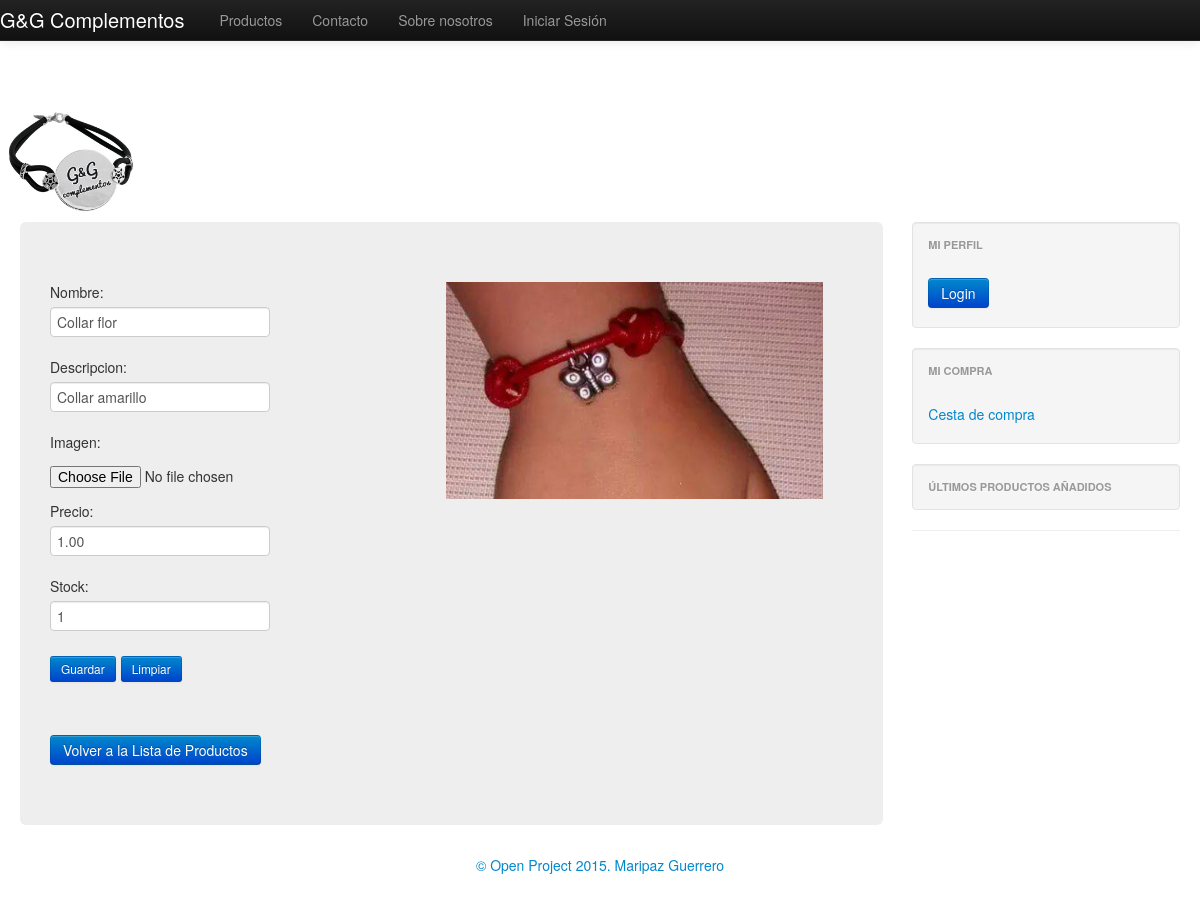
/edit/producto/6/, run on the app's committed database.
### complementos/apps/ventas/models.py (models this page shows, shortened)
class producto(models.Model):
	def url(self,filename):
		ruta = "MultimediaData/Producto/%s/%s"%(self.nombre,str(filename))
		return ruta
	def foto(self):
		return '<a href="/media/%s"><img src="/media/%s" width=50px heigth=50px/></a>'%(self.imagen,self.imagen)
	foto.allow_tags = True
	nombre		= models.CharField(max_length=100)
	descripcion	= models.TextField(max_length=300)
	status		= models.BooleanField(default=True)
	precio		= models.DecimalField(max_digits=6,decimal_places=2)
	stock		= models.IntegerField()
	imagen		= models.ImageField(upload_to=url)

### complementos/apps/ventas/views.py (the view, shortened to what this page needs)
# urls.py: url(r'^edit/producto/(?P<id_prod>.*)/$','edit_product_view',name= "vista_editar_producto"),
def edit_product_view(request,id_prod):
	info = ""
	p = producto.objects.get(id=id_prod)
	if request.method == "GET":
		form = addProductForm(initial={
				'nombre':p.nombre,
				'descripcion':p.descripcion,
				'precio':p.precio,
				'stock':p.stock,
			})
	ctx = {'form':form,'info':info,'producto':p}
	return render_to_response('ventas/editProducto.html',ctx,context_instance=RequestContext(request))

### complementos/apps/ventas/forms.py (shortened to what this page needs)
class addProductForm(forms.Form):
	nombre 		= forms.CharField(widget=forms.TextInput())
	descripcion 	= forms.CharField(widget=forms.TextInput())
	imagen		= forms.ImageField(required=False)
	precio		= forms.DecimalField(required=True)
	stock		= forms.IntegerField(required=True)

### complementos/templates/ventas/editProducto.html (shortened to what this page needs)
{% extends 'base.html' %}
{% block content %}
<div class="row">
<div class="span6">
<form action="." method="POST" enctype="multipart/form-data">
{{form.as_p}}
<button type="submit" class="btn btn-small btn-primary">Guardar</button>
<button type="reset" class="btn btn-small btn-primary">Limpiar</button>
</form>
<br>
<a class="btn btn-primary" href="javascript:window.history.go(-1);"> Volver a la Lista de Productos </a>
</div>
<div class="span6">
<img src="/media/{{ producto.imagen }}"/>
</div>
</div>
{% endblock %}

### complementos/templates/base.html (style rules this page uses)
body { padding-top: 50px; padding-bottom: 40px; }

### data on the page
producto: nombre "Collar flor", descripcion "Collar amarillo", precio "1.00", stock "1", imagen (picture)
